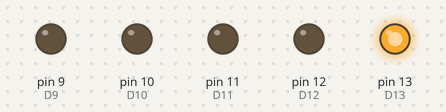
The sketch below on a simulated Arduino Uno, built with avr-gcc and run on an emulated ATmega328P. Parts: output pins drawn as LEDs (lit = HIGH).

Above: at 2.5 s.
At 5.5 s:
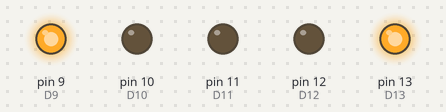
At 8.5 s:
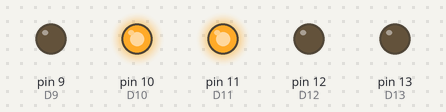
At 11.5 s:
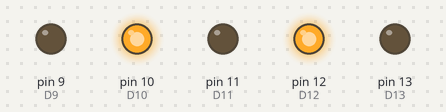
Timing chart, 0 to 15.6 s (numbered marks = the images above):
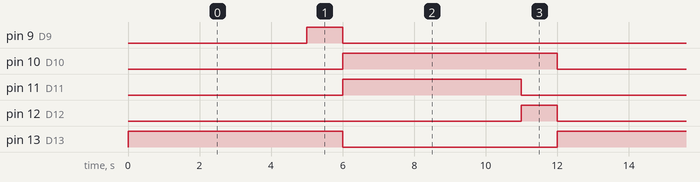

The sketch:

p1_semaforo.ino
```cpp
int D13 = 13;
int D12 = 12;
int D11 = 11;
int D10 = 10;
int D9 = 9;
int D8 = 8;
void setup() {
  // put your setup code here, to run once:
  pinMode(D13, OUTPUT);
  pinMode(D12, OUTPUT);
  pinMode(D11, OUTPUT);
  pinMode(D10, OUTPUT);
  pinMode(D9, OUTPUT);
  pinMode(D13, OUTPUT);
}

void loop() {
  // put your main code here, to run repeatedly:
  digitalWrite(D13, HIGH);
  digitalWrite(D12, LOW);
  digitalWrite(D11, LOW);
  digitalWrite(D10, LOW);
  digitalWrite(D9, LOW);
  digitalWrite(D8, HIGH);
  delay(5000);
   digitalWrite(D13, HIGH);
  digitalWrite(D12, LOW);
  digitalWrite(D11, LOW);
  digitalWrite(D10, LOW);
  digitalWrite(D9, HIGH);
  digitalWrite(D8, LOW);
  delay(1000);
  digitalWrite(D13, LOW);
  digitalWrite(D12, LOW);
  digitalWrite(D11, HIGH);
  digitalWrite(D10, HIGH);
  digitalWrite(D9, LOW);
  digitalWrite(D8, LOW);
  delay(5000);
  digitalWrite(D13, LOW);
  digitalWrite(D12, HIGH);
  digitalWrite(D11, LOW);
  digitalWrite(D10, HIGH);
  digitalWrite(D9, LOW);
  digitalWrite(D8, LOW);
  delay(1000);
}
```

Measured:
- by itself, pin 9 (D9), pin 12 (D12): alternates HIGH for 1.0 s and LOW for 11.0 s
- by itself, pin 10 (D10), pin 13 (D13): alternates HIGH for 6.0 s and LOW for 6.0 s
- by itself, pin 11 (D11): alternates HIGH for 5.0 s and LOW for 7.0 s
